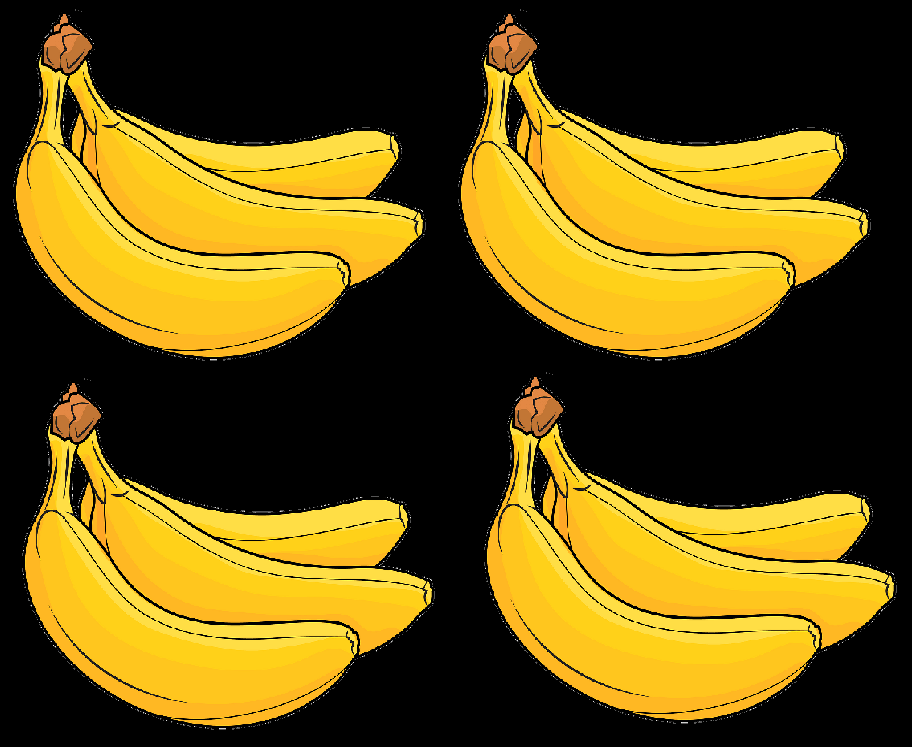
#> input picture lab2.1/img.png, 912 x 747 px
$ python test.py
#> lines starting #> are read from the running program, lines starting #| are printed output that depends on the picture; after the words box and inside, x2 and y2 are one past the last pixel; in counts of white or black regions, pixels touching at a corner belong together
import cv2
import numpy as np

image = cv2.imread('img.png')
#> image is the input picture: shape (747, 912, 3); mean B, G, R 17.3, 84.7, 105.9

def find(image, lower_color, upper_color, min_area=500):
#> called with lower_color = array of shape (3,), upper_color = array of shape (3,), min_area = 500
    hsv = cv2.cvtColor(image, cv2.COLOR_BGR2HSV)
#> hsv: shape (747, 912, 3); mean H, S, V 10.1, 91.6, 105.9
    mask = cv2.inRange(hsv, lower_color, upper_color)
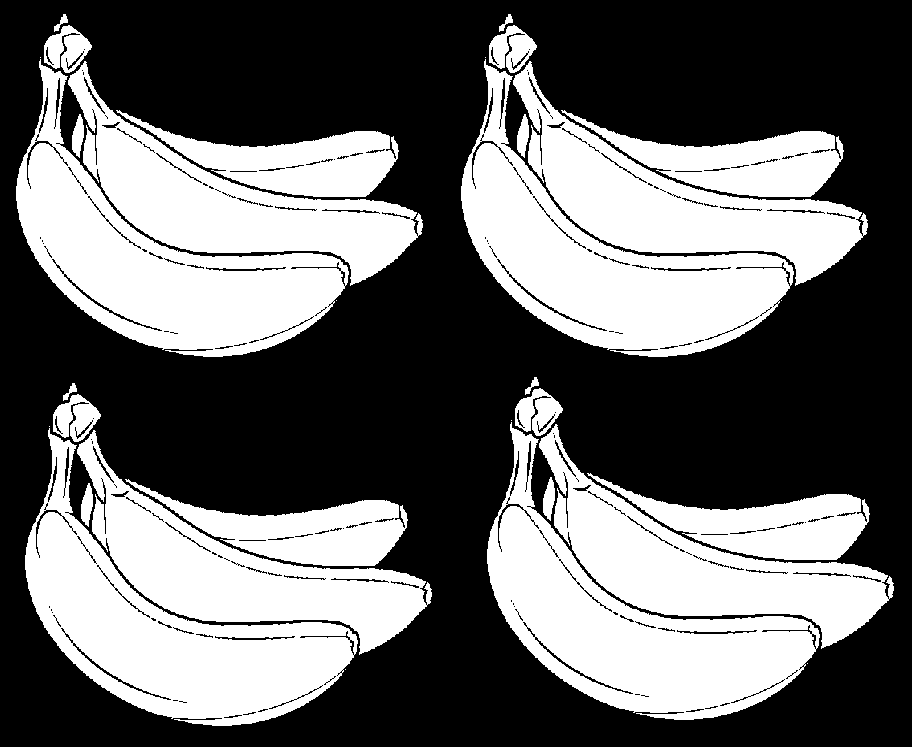
#> mask: shape (747, 912); 41% white; 32 white regions (8 under 20 px), largest, box (x1, y1, x2, y2) and area: (16, 59, 349, 357) 33936, (461, 59, 794, 357) 33936, (487, 422, 820, 720) 33936
    kernel = cv2.getStructuringElement(cv2.MORPH_ELLIPSE, (5,5))
    mask = cv2.morphologyEx(mask, cv2.MORPH_OPEN, kernel)
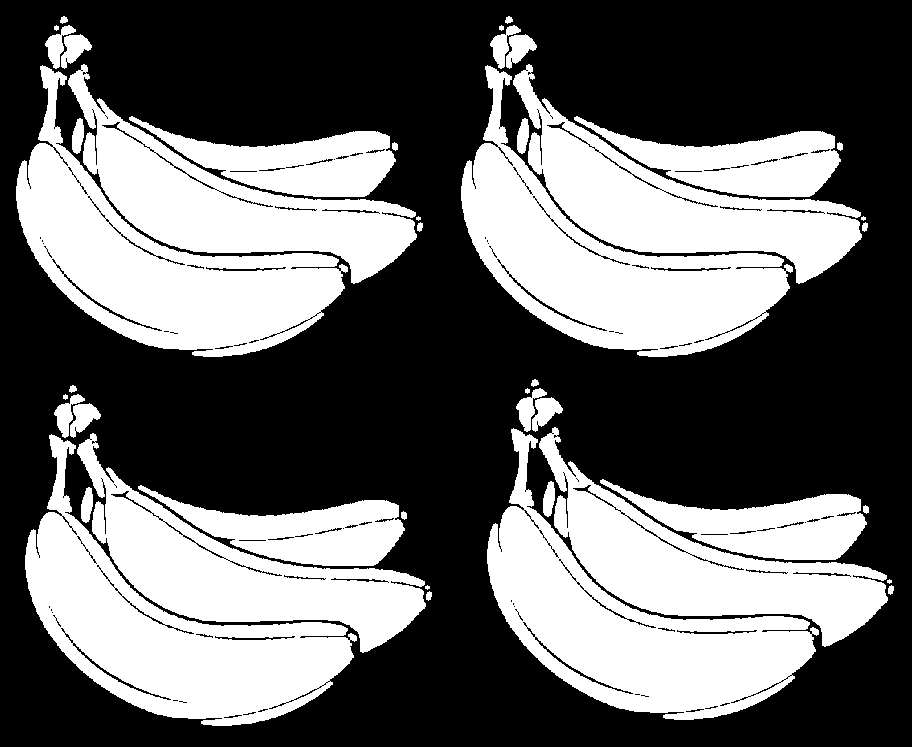
#> mask: shape (747, 912); 40.3% white; 44 white regions (4 under 20 px)

    contours, _ = cv2.findContours(mask, cv2.RETR_EXTERNAL, cv2.CHAIN_APPROX_SIMPLE)
#> contours = 44 contours, 8 with area under 20; largest, box (x1, y1, x2, y2) and area: (25, 434, 357, 726) 33578, (487, 428, 819, 720) 33578, (461, 65, 793, 357) 33578, (16, 65, 348, 357) 33578, (77, 433, 426, 653) 23792
    centers = []
    filtered_contours = []
    for cnt in contours:
        area = cv2.contourArea(cnt)
        if area >= min_area:
            M = cv2.moments(cnt)
            if M['m00'] > 1000:
                cx = int(M['m10'] / M['m00'])
                cy = int(M['m01'] / M['m00'])
                centers.append((cx, cy))
                filtered_contours.append(cnt)
#> this loop made 44 passes
#> (area, cx, cy) on passes 8, 10, 11, 12, 13, 14, 31, 32, 33, 34, 35, 36: (9699.5, 305, 531), (9699.5, 767, 525), (33578, 167, 635), (23792, 238, 571), (33578, 629, 629), (23792, 700, 565), (9699.5, 741, 162), (9699.5, 296, 162), (33578, 603, 266), (33578, 158, 266), (23792, 674, 202), (23792, 229, 202)
#> area on passes 1, 2, 5, 6, 7, 9: 33, 33, 31, 31, 280, 280
#> after the loop, centers = [(305, 531), (767, 525), (167, 635), (238, 571), (629, 629), (700, 565), (741, 162), (296, 162), (603, 266), (158, 266), (674, 202), (229, 202)]; filtered_contours = 12 contours; largest, box (x1, y1, x2, y2) and area: (25, 434, 357, 726) 33578, (487, 428, 819, 720) 33578, (461, 65, 793, 357) 33578, (16, 65, 348, 357) 33578, (77, 433, 426, 653) 23792
    return filtered_contours, centers

hsv_min = np.array((10, 178, 180), np.uint8)
hsv_max = np.array((255, 255, 255), np.uint8)

contours1, centers1 = find(image, hsv_min, hsv_max)
#> contours1 has the same summary as filtered_contours in find; centers1 has the same summary as centers in find
contours2, centers2 = find(image, hsv_min, hsv_max)
#> the loop in find (call 2), `for cnt in contours:` made 44 passes
#> area on passes 1, 2, 5, 6, 7, 9, 15, 16, 17, 19, 21, 22: 33, 33, 31, 31, 280, 280, 545.5, 545.5, 472.5, 472.5, 32.5, 32.5
#> contours2 has the same summary as filtered_contours in find; centers2 has the same summary as centers in find

contours = contours1 + contours2
#> contours = 24 contours; largest, box (x1, y1, x2, y2) and area: (25, 434, 357, 726) 33578, (487, 428, 819, 720) 33578, (461, 65, 793, 357) 33578, (16, 65, 348, 357) 33578, (25, 434, 357, 726) 33578
centers = centers1 + centers2
#> centers = [(305, 531), (767, 525), (167, 635), (238, 571), (629, 629), (700, 565), (741, 162), (296, 162), (603, 266), (158, 266), (674, 202), (229, 202), (305, 531), (767, 525), (167, 635), (238, 571), (629, 629), (700, 565), (741, 162), (296, 162), (603, 266), (158, 266), (674, 202), (229, 202)]

for cnt in contours:
    cv2.drawContours(image, [cnt], -1, (0, 255, 0), 2)
#> this loop made 24 passes
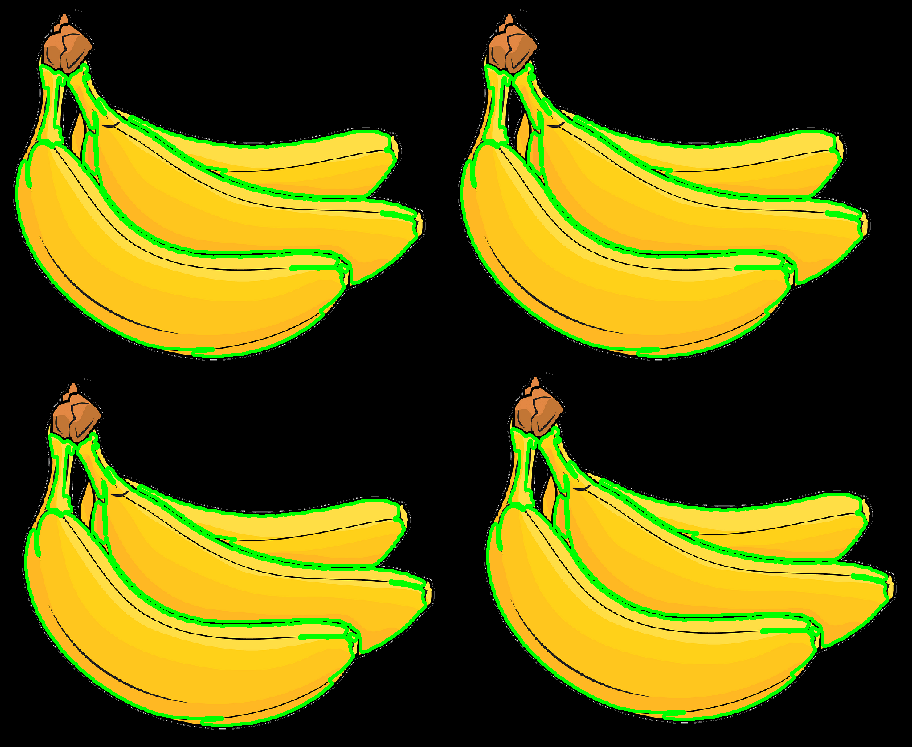
#> image: shape (747, 912, 3); 6.04% of pixels changed, all inside (x1, y1, x2, y2) = (15, 63, 889, 727)

for center in centers:
    cv2.circle(image, center, 5, (255, 255, 255), -1)
    cv2.putText(image, 'banana', (center[0] - 20, center[1] - 20),
                cv2.FONT_HERSHEY_SIMPLEX, 0.5, (255, 255, 255), 2)
#> this loop made 24 passes
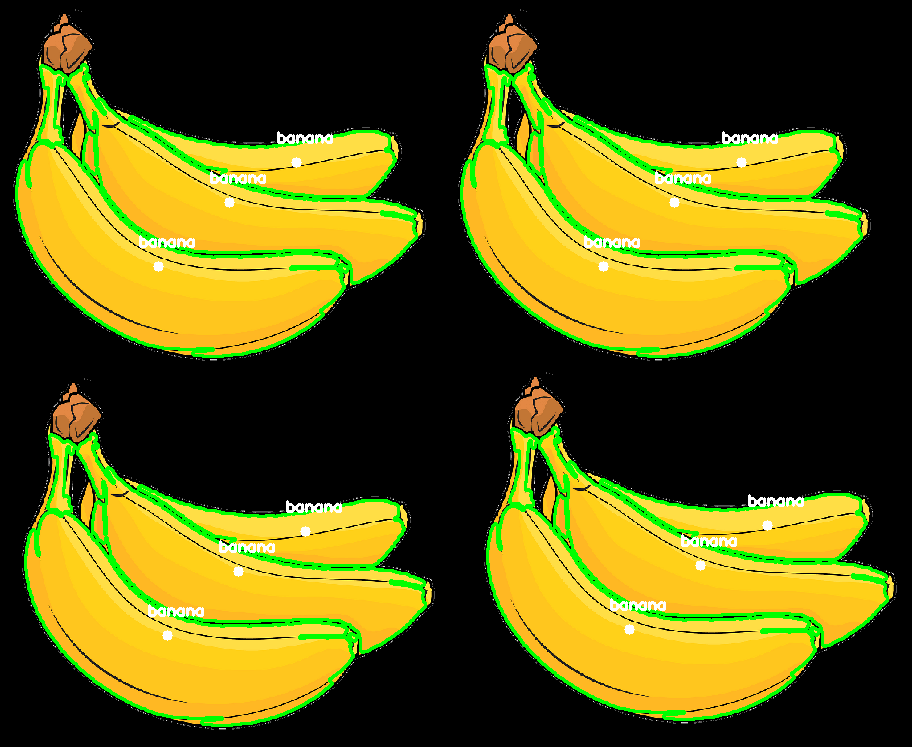
#> image: shape (747, 912, 3); 0.82% of pixels changed, all inside (x1, y1, x2, y2) = (139, 131, 804, 641)

cv2.imshow('Result', image)
cv2.waitKey(0)
cv2.destroyAllWindows()
